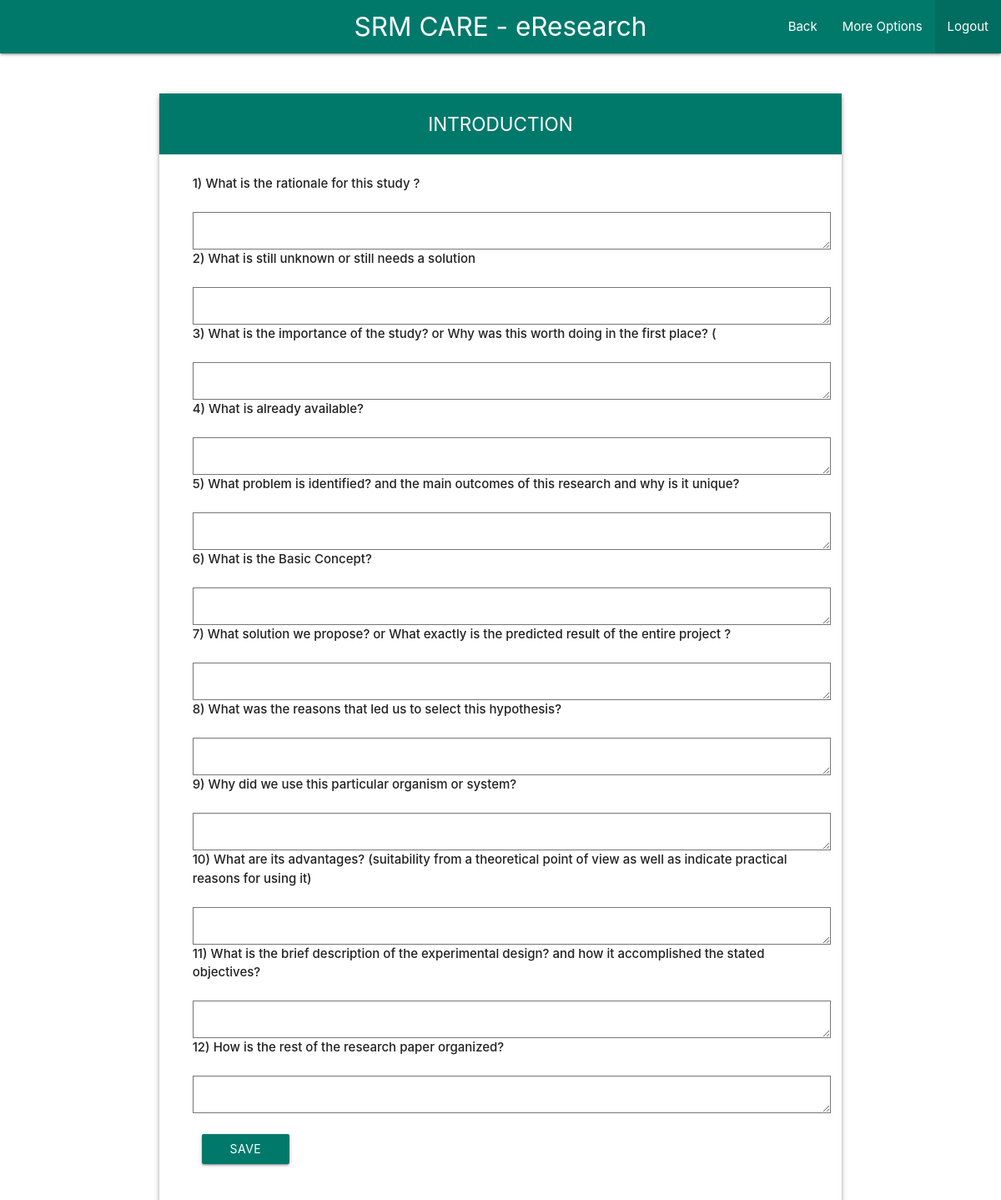
Screenshot of /login/user/write/introduction.php (signed in) with the database file from the repository.
### tables this page shows
CREATE TABLE `write` (
  `id` int(11) NOT NULL,
  `question` text NOT NULL,
  `topic` text NOT NULL
);

### includes/general.php (called while the page is built, shortened)
<?php
$nav_title="SRM CARE - eResearch";
$color="teal darken-2";
?>

### login/user/write/introduction.php (the view, shortened to what this page needs)
<?php
    include_once("../../../includes/config.php");
    include_once("../../../includes/general.php");
?>
<html>
    <head>
      <link type="text/css" rel="stylesheet" href="../../../css/materialize.min.css"  media="screen,projection"/>
      <link href="../../css/material-icons.css" rel="stylesheet">
    </head>
    <body>
 <nav>
    <div class="<?php echo $color; ?> nav-wrapper">
      <a href="#!" class="brand-logo hide-on-small-only center"><?php echo $nav_title; ?></a>
      <ul id="nav-mobile" class="right hide-on-med-and-down">
        <li><a href="index.php">Back</a></li>
        <li><a class="dropdown-trigger" data-target="dropdown1">More Options</a></li>
        <li class="active"><a href="../../../index.php">Logout</a></li>
      </ul>
    </div>
  </nav>
    <div class="container">
      <div class="row">
        <div class="col s12">
          <div class="card z-depth-2">
             <div id="l1" class="login center-align <?php echo $color; ?> white-text">INTRODUCTION</div>
            <div class="card-content">
                <div class="row mindset" style="margin-left: 2%;">
                  <?php
                    $sql = "SELECT * FROM `write` WHERE `topic` = 'introduction'";
                    $counter = 1;
                    if($result = mysqli_query($conn, $sql)) {
                      while($row = mysqli_fetch_assoc($result)) {
                        echo "<p><strong>".$counter.")&nbsp;".$row['question']."</strong></p>";
                        echo "<br>";
                        $name = "editor".$counter;
                        $counter++;
                        echo "
                        <textarea class='ckeditor' name=$name id=$name rows='10' cols'80'>
                        </textarea>
                        <script>
                            CKEDITOR.replace( $name,{
                             } );
                        </script>
                        ";
                        echo "<br>";
                      }
                    }
                  ?>
                  <div class="col s4 m2">
                    <form method="post">
                      <a class="btnsize waves-effect waves-light btn <?php echo $color?>" onclick="myFunction()" id="submit">Save</a>
                    </form>
                  </div>
                </div>
            </div>
            </div>
          </div>
        </div>
      </div>
    </body>
  </html>

### login/user/write/introduction.php (style rules this page uses)
.container { position: relative; top: 5%; }
.login { padding: 20px; font-size: 1.5em; margin-bottom: 0px; }
.btnsize { min-width: 100% !important; margin-top: 25px; }

### rows the page displays
write: question "What is the rationale for this study ?"
write: question "What is still unknown or still needs a solution"
write: question "What is the importance of the study? or Why was this worth doing in the first place? ("
write: question "What is already available?"
write: question "What problem is identified? and the main outcomes of this research and why is it unique?"
write: question "What is the Basic Concept?"
write: question "What solution we propose? or What exactly is the predicted result of the entire project ?"
write: question "What was the reasons that led us to select this hypothesis?"
write: question "Why did we use this particular organism or system?"
write: question "What are its advantages? (suitability from a theoretical point of view as well as indicate practical reasons for using it)"
write: question "What is the brief description of the experimental design? and how it accomplished the stated objectives?"
write: question "How is the rest of the research paper organized?"

### other values shown
$nav_title "SRM CARE - eResearch"
